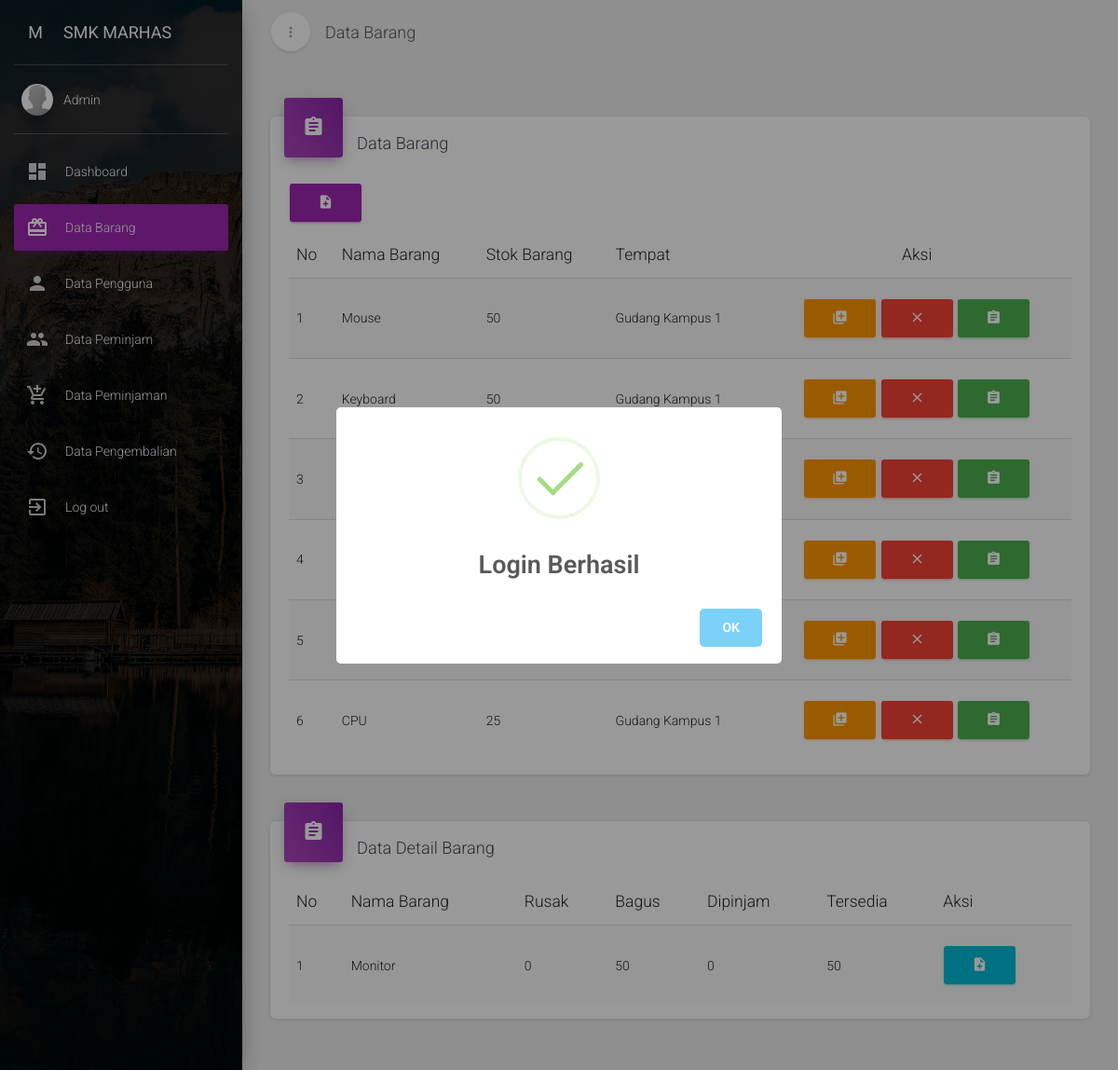
/system/home.php?menu=2&idb=3 (signed in), run on the app's committed database.
### tables this page shows
CREATE TABLE `barang` (
  `id_barang` int(11) NOT NULL,
  `nama` varchar(50) DEFAULT NULL,
  `stok` int(11) DEFAULT NULL,
  `tempat` varchar(50) DEFAULT NULL
);

CREATE TABLE `detail_barang` (
  `id_detail_barang` int(11) NOT NULL,
  `id_barang` int(11) NOT NULL,
  `kondisi` varchar(50) NOT NULL,
  `status` varchar(50) NOT NULL
);

### system/barang/barang.php (the view, shortened to what this page needs)
			<a class="navbar-brand" href="#"> Data Barang </a>
    </div>
    <div class="collapse navbar-collapse">
    </div>
  </div>
</nav>
<div class="content">
  <div class="container-fluid">
    <div class="row">
      <div class="col-md-12">
          <div class="card">
              <div class="card-header card-header-icon" data-background-color="purple">
                  <i class="material-icons">assignment</i>
              </div>
              <div class="card-content">
                  <h4 class="card-title">Data Barang</h4>
                  <button type="button" class="btn btn-primary" data-toggle="modal" data-target="#exampleModal">
                    <i class="material-icons">note_add</i>
                  </button>
                  <div class="material-datatables">
                      <table id="datatables" class="table table-striped table-no-bordered table-hover" cellspacing="0" width="100%" style="width:100%">
                          <thead>
                              <tr>
                                  <th>No</th>
                                  <th>Nama Barang</th>
                                  <th>Stok Barang</th>
                                  <th>Tempat</th>
                                  <th class="disabled-sorting" style="text-align: center;">Aksi</th>
                              </tr>
                          </thead>
                          <tbody>
                              <?php
                         $query = mysqli_query($conn, "SELECT * FROM barang");
                         $i = 1;
                         while ($data=mysqli_fetch_array($query)) {
                           $id = $data['id_barang'];
                           ?>
                           <tr>
                            <td><?= $i?></td>
                            <td><?= $data['nama']?></td>
                            <td><?= $data['stok']?></td>
                            <td><?= $data['tempat']?></td>
                            <td style="text-align: center;">
                              <a data-toggle="modal" data-target="#edit<?= $data['id_barang']?>" class="btn btn-warning"><i class="material-icons">library_add</i></a>
                              <a class="btn btn-danger" onclick="hapus('barang/hapus.php?id=<?= $id?>')"><i class="material-icons">close</i></a>
                              <a href="home.php?menu=2&idb=<?= $data['id_barang']?>" class="btn btn-success"><i class="material-icons">assignment</i></a>
                            </td>
                          </tr>
                          <div class="modal fade" id="edit<?= $data['id_barang']?>" tabindex="-1" role="dialog" aria-labelledby="exampleModalLabel" aria-hidden="true">
                        <?php
                        $i++;}
                        ?>
                      </tbody>
                    </table>
                  </div>
              </div>
          </div>
      </div>
      <div class="col-md-12">
          <div class="card">
              <div class="card-header card-header-icon" data-background-color="purple">
                  <i class="material-icons">assignment</i>
              </div>
              <div class="card-content">
                  <h4 class="card-title">Data Detail Barang</h4>
                  <div class="material-datatables">
                      <table id="datatable" class="table table-striped table-no-bordered table-hover" cellspacing="0" width="100%" style="width:100%">
                          <thead>
                              <tr>
                                  <th>No</th>
                                  <th>Nama Barang</th>
                                  <th>Rusak</th>
                                  <th>Bagus</th>
                                  <th>Dipinjam</th>
                                  <th>Tersedia</th>
                                  <th>Aksi</th>
                              </tr>
                          </thead>
                          <tbody>
                              <?php
                               if (isset($_GET['idb'])) {
                                 $idb = $_GET['idb'];
                                 $query = mysqli_query($conn, "SELECT * FROM detail_barang where id_barang='$idb' group by id_barang asc");
                                 $i = 1;
                                 while ($data=mysqli_fetch_array($query)) {
                                   $id = $data['id_barang'];
                                   $qnama = mysqli_query($conn, "SELECT * FROM barang where id_barang='$id'");
                                   $nama = mysqli_fetch_array($qnama);
                                   $qrusak = mysqli_query($conn, "SELECT * FROM detail_barang where id_barang='$id' and kondisi='Rusak'");
                                   $jrusak = mysqli_num_rows($qrusak);
                                   $qbagus = mysqli_query($conn, "SELECT * FROM detail_barang where id_barang='$id' and kondisi='Bagus'");
                                   $jbagus = mysqli_num_rows($qbagus);
                                   $qdip = mysqli_query($conn, "SELECT * FROM detail_barang where id_barang='$id' and status='Dipinjam'");
                                   $jdip = mysqli_num_rows($qdip);
                                   $qter = mysqli_query($conn, "SELECT * FROM detail_barang where id_barang='$id' and status='Tersedia'");
                                   $jter = mysqli_num_rows($qter);
                                   ?>
                                   <tr>
                                    <td><?= $i?></td>
                                    <td><?= $nama['nama']?></td>
                                    <td><?= $jrusak?></td>
                                    <td><?= $jbagus?></td>
                                    <td><?= $jdip?></td>
                                    <td><?= $jter?></td>
                                    <td>
                                      <a href="barang/ebarang.php?id=<?= $id?>" class="btn btn-info"><i class="material-icons">note_add</i></a>
                                    </td>
                                  </tr>
                                <?php
                                $i++;}
                               }
                              ?>
                          </tbody>
                        </table>
                  </div>
              </div>
          </div>
      </div>
    </div>
  </div>
</div>
</div>

### data on the page
barang: nama "Mouse", stok "50", tempat "Gudang Kampus 1"
barang: nama "Keyboard", stok "50", tempat "Gudang Kampus 1"
barang: nama "CPU", stok "25", tempat "Gudang Kampus 1"
detail_barang: id_barang.nama "Monitor", jrusak "0", jbagus "50", jdip "0", jter "50"

### other printed values
$_SESSION['nama'] "Admin"
